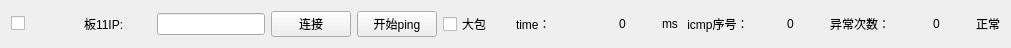
    <widget class="QWidget" name="horizontalLayoutWidget_11">
     <property name="geometry">
      <rect>
       <x>20</x>
       <y>360</y>
       <width>1011</width>
       <height>31</height>
      </rect>
     </property>
     <layout class="QHBoxLayout" name="horizontalLayout_11">
      <item>
       <widget class="QCheckBox" name="ip_enable_11">
        <property name="text">
         <string/>
        </property>
       </widget>
      </item>
      <item>
       <widget class="QLabel" name="label_42">
        <property name="text">
         <string>板11IP:</string>
        </property>
       </widget>
      </item>
      <item>
       <widget class="QLineEdit" name="ip_Text_11">
        <property name="sizePolicy">
         <sizepolicy hsizetype="Fixed" vsizetype="Fixed">
          <horstretch>0</horstretch>
          <verstretch>0</verstretch>
         </sizepolicy>
        </property>
        <property name="alignment">
         <set>Qt::AlignCenter</set>
        </property>
       </widget>
      </item>
      <item>
       <widget class="QPushButton" name="m_pBtnConnect_11">
        <property name="text">
         <string>连接</string>
        </property>
       </widget>
      </item>
      <item>
       <widget class="QPushButton" name="pingButton_11">
        <property name="text">
         <string>开始ping</string>
        </property>
       </widget>
      </item>
      <item>
       <widget class="QCheckBox" name="bigpack_11">
        <property name="text">
         <string>大包</string>
        </property>
       </widget>
      </item>
      <item>
       <widget class="QLabel" name="label_43">
        <property name="text">
         <string>time：</string>
        </property>
       </widget>
      </item>
      <item>
       <widget class="QLabel" name="time_val_11">
        <property name="text">
         <string>0</string>
        </property>
        <property name="alignment">
         <set>Qt::AlignCenter</set>
        </property>
       </widget>
      </item>
      <item>
       <widget class="QLabel" name="label_44">
        <property name="sizePolicy">
         <sizepolicy hsizetype="Fixed" vsizetype="Preferred">
          <horstretch>0</horstretch>
          <verstretch>0</verstretch>
         </sizepolicy>
        </property>
        <property name="text">
         <string>ms</string>
        </property>
       </widget>
      </item>
      <item>
       <widget class="QLabel" name="label_45">
        <property name="text">
         <string> icmp序号：</string>
        </property>
       </widget>
      </item>
      <item>
       <widget class="QLabel" name="icmp_count_11">
        <property name="text">
         <string>0</string>
        </property>
        <property name="alignment">
         <set>Qt::AlignCenter</set>
        </property>
       </widget>
      </item>
      <item>
       <widget class="QLabel" name="error_text_11">
        <property name="text">
         <string>异常次数：</string>
        </property>
       </widget>
      </item>
      <item>
       <widget class="QLabel" name="error_count_11">
        <property name="text">
         <string>0</string>
        </property>
        <property name="alignment">
         <set>Qt::AlignCenter</set>
        </property>
       </widget>
      </item>
      <item>
       <widget class="QLabel" name="status_led_11">
        <property name="sizePolicy">
         <sizepolicy hsizetype="Fixed" vsizetype="Fixed">
          <horstretch>10</horstretch>
          <verstretch>10</verstretch>
         </sizepolicy>
        </property>
        <property name="text">
         <string>正常</string>
        </property>
       </widget>
      </item>
     </layout>
    </widget>
